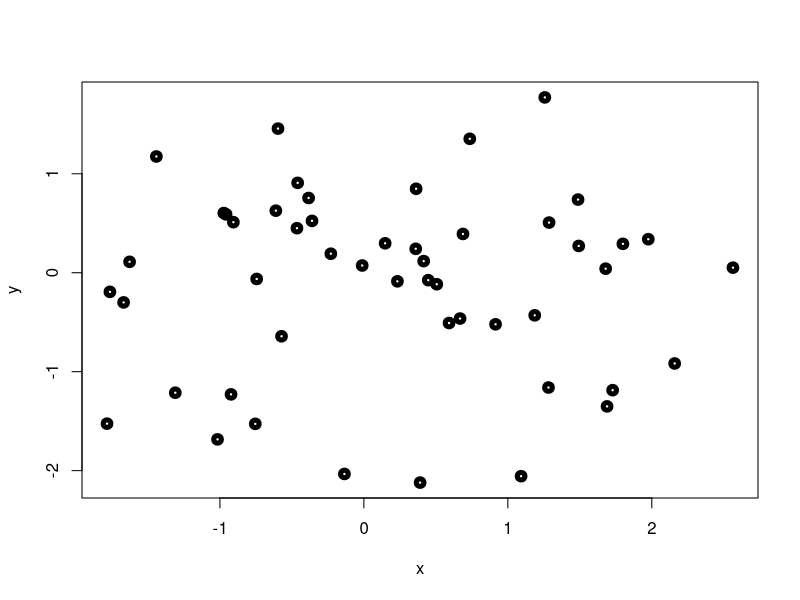

Source code (R):
## ---- chunk 1
N <- 50
x <- rnorm(n = N, mean = 0, sd  = 1)
y <- rnorm(n = N, mean = 0, sd  = 1)
plot(x, y, lwd=5)
cor.test(x, y)
